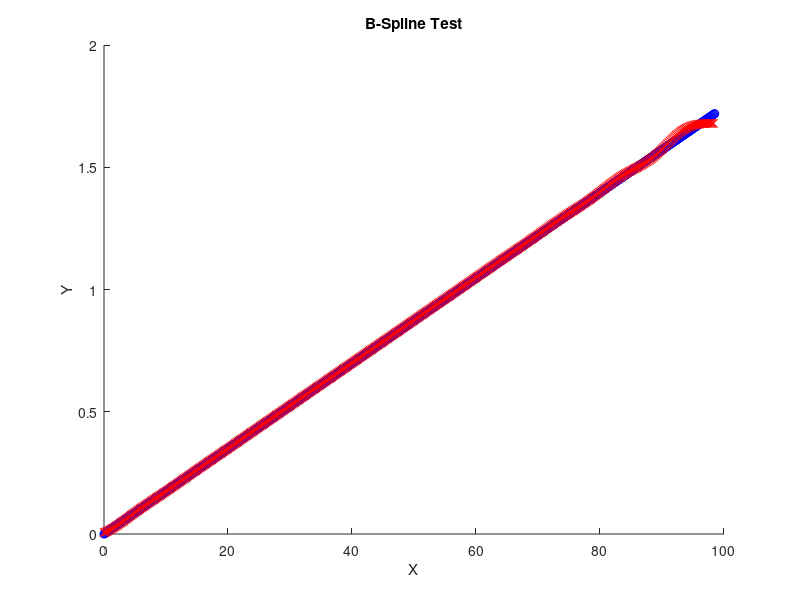

The MATLAB script that drew this image: (Note: this script raises an error after producing the figure.)
%% B-Spline Test
% By Chanoh Park
% copark86@gmail.com
% 12 Nov 2016

close all
clear all


TestData_or_RealData = 0
if TestData_or_RealData
    % Sample data point
    p = [1 1; 2 3; 4 5; 6 6; 5 4; 6 7 ; 9 9; 12 15 ];
else
    % Real data: fish eye lens Theta vs R distortion data
    load BSplineData
end

i = 1;
for theta = 0:0.1:98.5
    r(i) = theta/180*pi;
    i = i+1;
end
p(:,2) = r;
% Number of sample points
Np = length(p)

% Number of control points
Nq = 20;

if Nq >Np
    Nq=Np;
end

% Basis matrix
M = [-1 3 -3 1;3 -6 3 0; -3 0 3 0;1 4 1 0];

N(Np,Nq)=0


%% Calculate the best control point locations
for i = 0: Np-1

    % float
    index_f = Nq*(i/Np);
    
    % int	
    index_i = floor(index_f);
    t = index_f -index_i;
    
    % Q-1 Q0 Q1 Q2
    indexV = (index_i-1:index_i+2)+1;
    indexV(find(indexV<1))=1;
    indexV(find(indexV>Nq))=Nq;
    
    tv = [t^3 t^2 t 1];
    
    temp=tv*M/6;
    N(i+1,indexV(1)) = N(i+1,indexV(1)) +temp(1); 
    N(i+1,indexV(2)) = N(i+1,indexV(2)) +temp(2); 
    N(i+1,indexV(3)) = N(i+1,indexV(3)) +temp(3);
    N(i+1,indexV(4)) = N(i+1,indexV(4)) +temp(4);
    
end

invNN_Nt=inv(N'*N)*N';

% Control points
%Q=invNN_Nt*p;
Q=invNN_Nt*p(:,2);

%% Draw line 

% Number of steps
the =0:0.2:98.5;
Nbs = length(the);
hold on
BSpline_=[0 ];

for i = 1:Nbs
    
    % divide Number of Control points by Nbs steps
    index_f = Nq*(the(i)/98.5);
    
    % current control point index
    index_int = floor(index_f);
    
    t_ = index_f-index_int;
    tv = [t_^3 t_^2 t_ 1];
    
    % saving data
    t_save(i,1)=index_f;
    t_save(i,2)=index_int;
    t_save(i,3)=t_;
    % control points index 
    indexV =( index_int-1:index_int+2)+1;
    indexV(find(indexV<1))=1;
    indexV(find(indexV>Nq))=Nq;
    
    Q_4 = Q(indexV,:); 
    pbs=tv*M*Q_4/6;
    BSpline_=[BSpline_;pbs];
end
BSpline_l = BSpline_(2:end,:) 


%% spline display
a=plot(p(:,1),p(:,2),'-bo')
hold on

title('B-Spline Test');
xlabel('X'); ylabel('Y');

i = (0:Nbs-1)*(98.5/Nbs);
plot(i,BSpline_l,'-rx');
hold on
c=plot(Q(:,1),Q(:,2),'ms');

legend([a,b,c],'Original','B-Spline','Control points');

figure
plot(t_save(:,1),t_save(:,3),'rx');
hold on
plot(t_save(:,1),t_save(:,3));
title('t value visualization');
xlabel('0~Nq'); ylabel('t');


%% weight visualization
figure
weights = [0 0 0 0 0];
for t = 0:0.01:1
    tv = [t^3 t^2 t 1];
    weights = [weights; [tv*M t]];
end
weights = weights(2:end,:)

g1=plot(weights(:,5),weights(:,1),'r')
hold on
g2=plot(weights(:,5),weights(:,2),'g')
g3=plot(weights(:,5),weights(:,3),'m')
g4=plot(weights(:,5),weights(:,4),'b')
title('weights visualization');
xlabel('t = 0~1'); ylabel('Weights');
legend([g1 g2 g3 g4],'W for Q_n-1','W for Q_n','W for Q_n+1','W for Q_n+2');

figure
g1=plot(weights(:,5)+1,weights(:,1),'r')
hold on
g2=plot(weights(:,5),weights(:,2),'g')
g3=plot(weights(:,5)-1,weights(:,3),'m')
g4=plot(weights(:,5)-2,weights(:,4),'b')
title('weights visualization');
xlabel('t = 0~1'); ylabel('Weights');
legend([g1 g2 g3 g4],'W for Q_n-1','W for Q_n','W for Q_n+1','W for Q_n+2');

